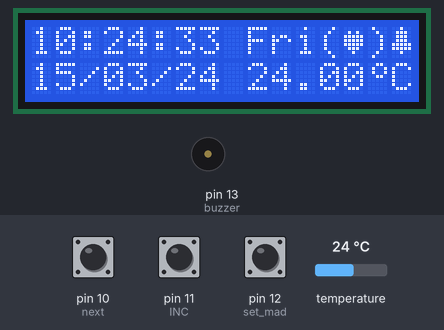
This sketch was run on a simulated Arduino Uno, built with avr-gcc and run on an emulated ATmega328P. Parts: 16×2 character LCD, buzzer (waves = sounding, pin HIGH). The inputs (shaded band) are chosen by the test bench; at power-on: pin 12 (set_mad) HIGH, pin 11 (INC) HIGH, pin 10 (next) HIGH, temperature 24 °C. The local clock reads 2024-03-15 10:24:30 at power-on unless the sketch sets it; EEPROM starts erased.

Above: at 3.2 s.
3.3 s: pin 12 (set_mad) pulled LOW for 0.25 s
At 4.4 s:
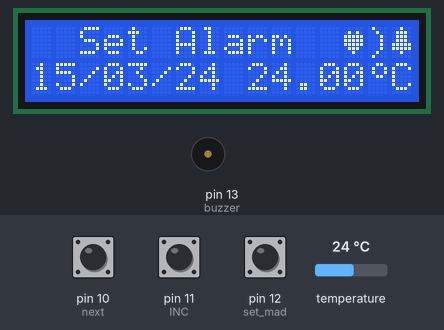
6.5 s: pin 11 (INC) pulled LOW for 0.25 s
At 7.5 s:
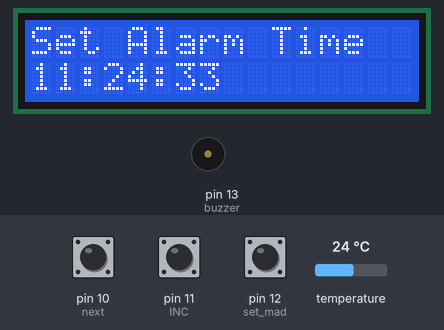
8.2 s: pin 11 (INC) pulled LOW for 1 s
At 10.0 s:
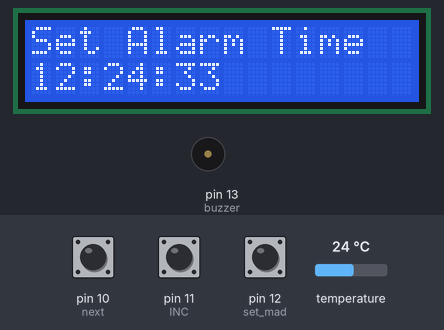
10.7 s: pin 10 (next) pulsed LOW 2 times (0.12 s each, 0.3 s apart)
At 13.7 s:
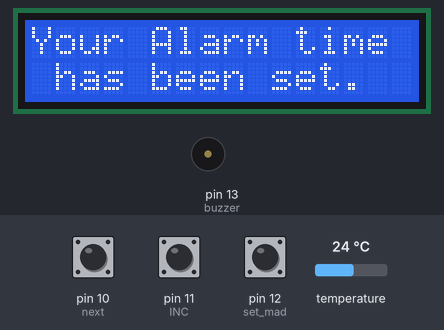
14.3 s: temperature set to 12 °C
At 16.0 s:
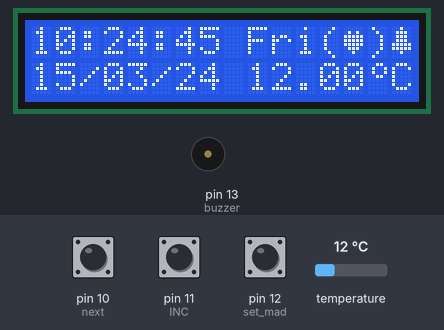
16.8 s: pin 12 (set_mad) pulled LOW for 1 s
At 17.4 s:
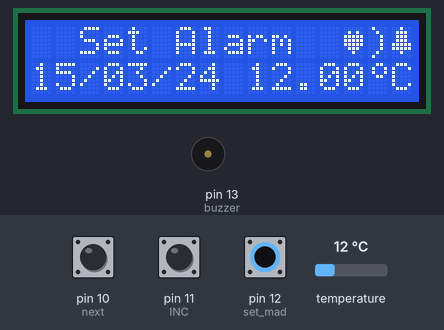
Timing chart, 0 to 19.8 s (numbered marks = the images above; inputs shaded):
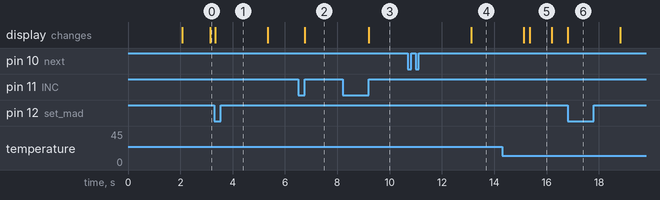

The sketch:

clocklcd.ino
```cpp
#include <Wire.h>
#include<EEPROM.h>
#include "Sodaq_DS3231.h"
#include <LiquidCrystal.h>

LiquidCrystal lcd(1, 2, 4, 5, 6, 7);
int temp, inc, hours1, minut, add = 11;

int next = 10;
int INC = 11;
int set_mad = 12;
char weekDay[][4] = {"Sun", "Mon", "Tue", "Wed", "Thu", "Fri", "Sat" };
//char Month[][4] ={ "Dec","Jan", "Feb", "Mar", "Apr", "May", "Jun", "Jul", "Aug", "Sep", "Oct", "Nov"};
byte degree[8] = {
  B00110,
  B01001,
  B01001,
  B00110,
  B00000,
  B00000,
  B00000,
  B00000
};
byte alarm[8] = {
  B00100,
  B01110,
  B01110,
  B01110,
  B11111,
  B11111,
  B00100,
  B00000
};
byte Char1[8] = {
   B00010,
  B00100,
  B01000,
  B01000,
  B01000,
  B01000,
  B00100,
  B00010
};
byte Heart1[8] = {
  B00000,
  B01010,
  B11111,
  B11111,
  B11111,
  B01110,
  B00100,
  B00000
};
byte Heart0[8] = {
  B00000,
  B00000,
  B00000,
  B00000,
  B00000,
  B00000,
  B00000,
  B00000
};

byte Char2[8] = {
  B01000,
  B00100,
  B00010,
  B00010,
  B00010,
  B00010,
  B00100,
  B01000
};

#define buzzer 13

int HOUR, MINUT, SECOND;


void setup()
{
  Wire.begin();
  rtc.begin();
  lcd.begin(16, 2);
  pinMode(INC, INPUT);
  pinMode(next, INPUT);
  pinMode(set_mad, INPUT);
  pinMode(buzzer, OUTPUT);
  digitalWrite(next, HIGH);
  digitalWrite(set_mad, HIGH);
  digitalWrite(INC, HIGH);
  digitalWrite(buzzer, LOW);
  lcd.setCursor(0, 0);
  lcd.print("    Welcome    ");
  delay(2000);

lcd.createChar(0,degree);
lcd.createChar(1,alarm);
lcd.createChar(2,Char1);
lcd.createChar(3,Heart1);
lcd.createChar(4,Heart0);
lcd.createChar(5,Char2);
}

void loop()
{
  int temp = 0, val = 1, temp4;
  rtc.convertTemperature();
  DateTime now = rtc.now();
  if (digitalRead(set_mad) == 0)
  {
    lcd.setCursor(0, 0);
    lcd.print("  Set Alarm  ");
    delay(2000);
    defualt();
    time();
    delay(1000);
    lcd.clear();
    lcd.setCursor(0, 0);
    lcd.print("Your Alarm time ");
    lcd.setCursor(0, 1);
    lcd.print(" has been set.  ");
    delay(2000);
  }
  lcd.clear();
  lcd.setCursor(0, 0);
  if(now.hour()<10){
  lcd.print("0");
  lcd.print(HOUR = now.hour(), DEC);}
  if(now.hour()>=10){
  lcd.print(HOUR = now.hour(), DEC);}
  lcd.print(":");
  if(now.minute()<10){
  lcd.print("0");
  lcd.print(MINUT=now.minute(),DEC);}
  if(now.minute()>=10){
  lcd.print(MINUT = now.minute(), DEC);}
  lcd.print(":");
  if(now.second()<10){
  lcd.print("0");
  lcd.print(SECOND=now.second(),DEC);}
  if(now.second()>=10){
  lcd.print(SECOND = now.second(), DEC);}

  lcd.setCursor(9,0);
  lcd.print(weekDay[now.dayOfWeek()]);

  lcd.setCursor(12,0);
  lcd.write(byte(2));
  lcd.setCursor(13,0);
  lcd.write(byte(3));
  lcd.setCursor(14,0);
  lcd.write(byte(5));
  lcd.setCursor(15,0);
  lcd.write(byte(1));


  lcd.setCursor(0,1);
  if(now.date()<10){
    lcd.print("0");
    lcd.print(now.date(),DEC);
  }
  if(now.date()>=10){
  lcd.print(now.date(), DEC);}
  lcd.print("/");
  if(now.month()<10){
    lcd.print("0");
    lcd.print(now.month(),DEC);
  }
  if(now.month()>10){
    lcd.print(now.month(),DEC);
  }
  lcd.print("/");
  lcd.print(now.year()-2000);
  lcd.setCursor(9,1);
  lcd.print(rtc.getTemperature());
  lcd.setCursor(14,1);
  lcd.write(byte(0));
  lcd.print("C");


  match();
  delay(200);


}

void defualt()
{
  lcd.setCursor(0, 1);
  lcd.print(HOUR);
  lcd.print(":");
  lcd.print(MINUT);
  lcd.print(":");
  lcd.print(SECOND);
}

void time()
{
  int temp = 1, minuts = 0, hours = 0, seconds = 0;
  while (temp == 1)
  {
    if (digitalRead(INC) == 0)
    {
      HOUR++;
      if (HOUR == 24)
      {
        HOUR = 0;
      }
      while (digitalRead(INC) == 0);
    }
    lcd.clear();
    lcd.setCursor(0, 0);
    lcd.print("Set Alarm Time ");
    //lcd.print(x);
    lcd.setCursor(0, 1);
    lcd.print(HOUR);
    lcd.print(":");
    lcd.print(MINUT);
    lcd.print(":");
    lcd.print(SECOND);
    delay(100);
    if (digitalRead(next) == 0)
    {
      hours1 = HOUR;
      EEPROM.write(add++, hours1);
      temp = 2;
      while (digitalRead(next) == 0);
    }
  }

  while (temp == 2)
  {
    if (digitalRead(INC) == 0)
    {
      MINUT++;
      if (MINUT == 60)
      {
        MINUT = 0;
      }
      while (digitalRead(INC) == 0);
    }
    // lcd.clear();
    lcd.setCursor(0, 1);
    lcd.print(HOUR);
    lcd.print(":");
    lcd.print(MINUT);
    lcd.print(":");
    lcd.print(SECOND);
    delay(100);
    if (digitalRead(next) == 0)
    {
      minut = MINUT;
      EEPROM.write(add++, minut);
      temp = 0;
      while (digitalRead(next) == 0);
    }
  }
  delay(1000);
}

void match()
{
  int tem[17];
  for (int i = 11; i < 17; i++)
  {
    tem[i] = EEPROM.read(i);
  }
  if (HOUR == tem[11] && MINUT == tem[12])
  {
    beep();
    beep();
    beep();
    beep();
    lcd.clear();
    lcd.print("Wake Up....");
    lcd.setCursor(0, 1);
    lcd.print("Wake Up....");
    beep();
    beep();
    beep();
    beep();
  }

}
void beep()
{
  digitalWrite(buzzer, HIGH);
  delay(500);
  digitalWrite(buzzer, LOW);
  delay(500);
}

void pattern(){


  lcd.setCursor(13,0);
  lcd.write(byte(3));


  delay(250);

  lcd.setCursor(13,0);
  lcd.write(byte(4));


}
```

Measured:
- after the input at 3.3 s, the display: changes at once (image 1)
- after the input at 6.5 s, the display: changes after 0.26 s (image 2)
- after the input at 8.2 s, the display: changes after 1.0 s (image 3)
- after the input at 10.7 s, the display: changes after 2.4 s (image 4)
- after the input at 16.8 s, the display: changes at once (image 6)
- what the display in image 5 shows lasts 0.9 s, from 15.3 s to 16.2 s
